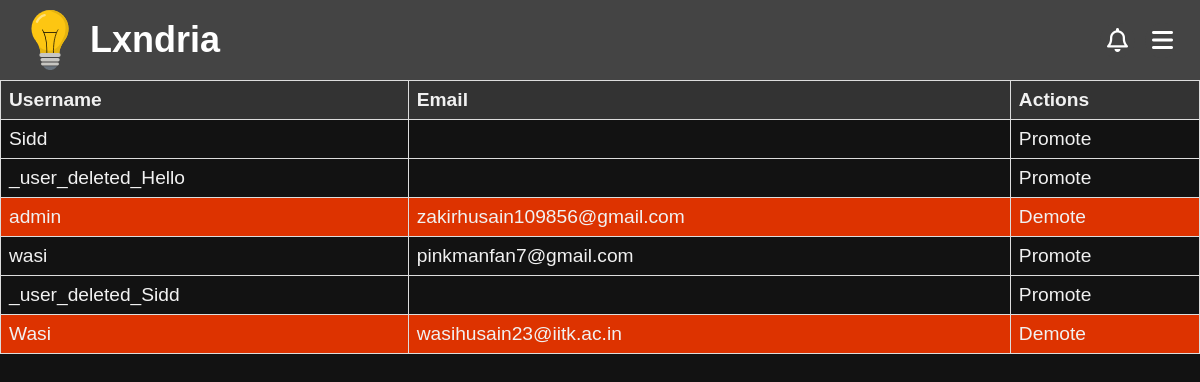
Page /admin-controls (signed in) on the earlier database version.
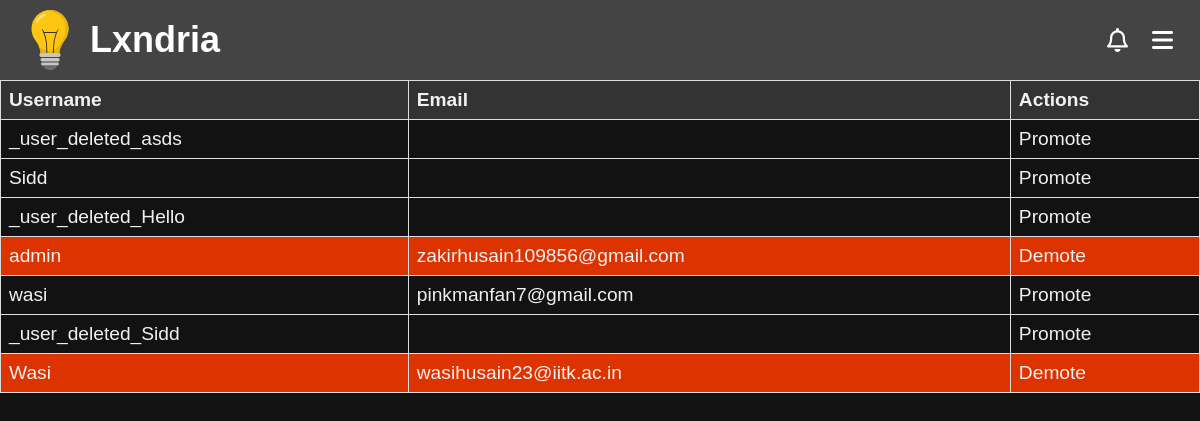
Same page on the later database version.
### app/models.py (models this page shows, shortened)
class Profile(db.Model):
    __tablename__ = "profile"
    __table_args__ = {"extend_existing": True}
    username = db.Column(db.String(80), db.ForeignKey('user.username', onupdate="CASCADE"), primary_key=True)  # Primary + Foreign Key
    user = db.relationship('User', backref=db.backref('profile', uselist=False, cascade="all, delete-orphan"))
    profile_pic = db.Column(db.String(255), default="/images/default-profile.jpg")
    bio = db.Column(db.Text, default="This user has not set a bio yet.")
    upvotes = db.Column(db.Integer, default=0)
    created_at = db.Column(db.DateTime, default=datetime.utcnow)
    updated_at = db.Column(db.DateTime, onupdate=datetime.utcnow)
    @property
    def is_moderator(self):
        return Moderators.query.filter_by(username=self.username).count() != 0

class User(db.Model, UserMixin): # create a User class to store user information
    __tablename__ = "user"
    __table_args__ = {"extend_existing": True}  # Allow modifications to the table
    id = db.Column(db.Integer, primary_key=True)
    username = db.Column(db.String(80), unique=True, nullable=False)
    name = db.Column(db.String(80), nullable=False)
    password_hash = db.Column(db.String(120), nullable=False)
    email = db.Column(db.String(120), unique=True, nullable=False)
    created_at = db.Column(db.DateTime, default=datetime.utcnow)
    updated_at = db.Column(db.DateTime, onupdate=datetime.utcnow)

### app/routes/admin.py (the view, shortened to what this page needs)
@admin_bp.route('/admin-controls')
def admin():
    if not current_user.is_authenticated:
        return redirect(url_for('routes.auth.login'))
    if current_user.username != 'admin':
        return redirect(url_for('routes.account.account'))
    users = Profile.query.order_by(Profile.created_at.desc()).all()
    if request.args.get('mods') == '1':
        Users=[]
        for user in users:
            if user.is_moderator:
                Users.append(user)
        users = Users
    return render_template('admin.html', users=users)

### app/routes/auth.py (called while the page is built)
@login_manager.user_loader
def load_user(user_id):
    return User.query.get(int(user_id))

### app/templates/admin.html (shortened to what this page needs)
<!DOCTYPE html>
<html>
    <head>
        {%include 'banner.html'%}
        <link rel="stylesheet" type="text/css" href="{{url_for('static', filename='css/admin.css')}}">
    </head>
    <body>
        <table>
            <thead>
                <tr>
                    <th>Username</th>
                    <th>Email</th>
                    <th>Actions</th>
                </tr>
            </thead>
            <tbody>
                {% for user in users %}
                {%if user.is_moderator%}
                    <tr  style="background-color: #d30;">
                        <td>
                            <a href="/admin-controls/view?user={{user.username}}">{{user.username}}</a>
                {% else %}
                    <tr>
                        <td>
                            <a href="/account/{{user.username}}"> {{user.username}} </a>
                {% endif %}
                        </td>
                        <td>
                            <a href="mailto:{{user.user.email}}">
                            {{user.user.email}}
                            </a>
                        </td>
                        <td>
                            {% if user.is_moderator %}
                                <a href="/admin-controls?demote=1&user={{user.username}}">Demote</a>
                            {% else %}
                                <a href="/admin-controls?promote=1&user={{user.username}}">Promote</a>
                            {% endif %}
                        </td>
                    </tr>
                {% endfor %}
            </tbody>
        </table>
    </body>
</html>

### app/templates/banner.html (shortened to what this page needs)
<!DOCTYPE html>
<link rel="stylesheet" href="https://cdnjs.cloudflare.com/ajax/libs/font-awesome/6.4.2/css/all.min.css">
<link rel="stylesheet" href="{{url_for('static', filename='css/banner.css')}}">
<header class="banner">
    <div class="logo-container">
      <img src="{{url_for('static', filename='Images/logo.svg')}}" alt="Logo" class="logo">
      <span class="site-name"><a href="/">Lxndria</span></a>
    </div>
      <div class="menu-container">
        <button class="notif-button" onclick="toggleNotif()"><i class="far fa-bell"></i></button>
        <button class="menu-button" onclick="toggleMenu()"><i class="fa fa-bars"></i>
        </button>
    </div>
  </header>

### app/static/css/banner.css (style rules this page uses)
body, h1, p { margin: 0; padding: 0; text-decoration: none; color: inherit; font-family: Arial, sans-serif; box-sizing: border-box; background-color: #121212; color: #f1f1f1; ; }
a { text-decoration: none; color: inherit; }
.banner { display: flex; justify-content: space-between; align-items: center; padding: 10px 10px; background-color: #444; color: white; position: sticky; top: 0; z-index: 1000; }
.logo-container { display: flex; align-items: center; }
.logo { width: 60px; height: 60px; margin-left: 10px; margin-right: 10px; }
.site-name { font-size: 2.25rem; font-family: 'Gill Sans', 'Gill Sans MT', Calibri, 'Trebuchet MS', sans-serif; font-weight: bold; }
.menu-container { position: relative; display: flex; }
.menu-button { padding: 15px; margin-right: 10px; background-color: #444; color: white; border: none; cursor: pointer; border-radius: 50%; width: 35px; height: 35px; text-align: center; font-size: 1.5rem; line-height: 1; display: flex; justify-content: center; align-items: center; }
.notif-button, .home-button { padding: 15px; margin-right: 10px; background-color: #444; color: white; border: none; cursor: pointer; border-radius: 50%; width: 35px; height: 35px; text-align: center; font-size: 1.5rem; line-height: 1; display: flex; justify-content: center; align-items: center; }

Differences in the rows shown:
added Profile: username "_user_deleted_asds"
